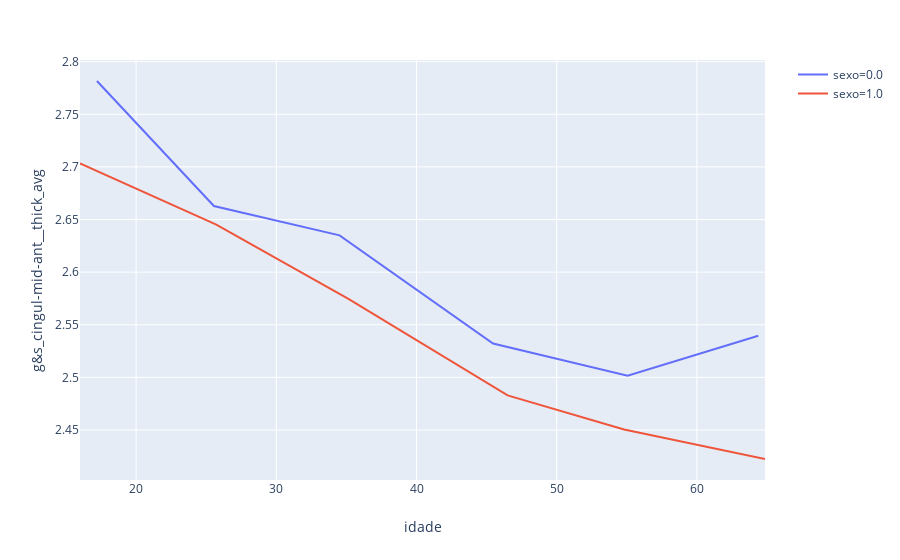

Notebook code cell kept with this figure:
### Code cell
import plotly.express as px
mask = df_mean['sexo']==1


px.line(df_mean,x='idade',y='g&s_cingul-mid-ant__thick_avg', color='sexo')

### Figure 1 — Plotly figure (JSON) as saved in the notebook; plotly's stock layout.template omitted (floating-point values rounded to 4 significant figures)
{"data": [{"hoverlabel": {"namelength": 0}, "hovertemplate": "sexo=0.0<br>idade=%{x}<br>g&s_cingul-mid-ant__thick_avg=%{y}", "legendgroup": "sexo=0.0", "line": {"color": "#636efa", "dash": "solid"}, "mode": "lines", "name": "sexo=0.0", "showlegend": true, "type": "scatter", "x": [17.21, 25.55, 34.51, 45.46, 55.06, 64.38], "xaxis": "x", "y": [2.782, 2.663, 2.635, 2.532, 2.502, 2.54], "yaxis": "y"}, {"hoverlabel": {"namelength": 0}, "hovertemplate": "sexo=1.0<br>idade=%{x}<br>g&s_cingul-mid-ant__thick_avg=%{y}", "legendgroup": "sexo=1.0", "line": {"color": "#EF553B", "dash": "solid"}, "mode": "lines", "name": "sexo=1.0", "showlegend": true, "type": "scatter", "x": [16, 25.72, 35.17, 46.5, 54.81, 64.86], "xaxis": "x", "y": [2.703, 2.645, 2.574, 2.483, 2.45, 2.422], "yaxis": "y"}], "layout": {"autosize": true, "legend": {"tracegroupgap": 0}, "margin": {"t": 60}, "xaxis": {"anchor": "y", "autorange": true, "domain": [0, 0.98], "range": [16, 64.86], "title": {"text": "idade"}, "type": "linear"}, "yaxis": {"anchor": "x", "autorange": true, "domain": [0, 1], "range": [2.402, 2.802], "title": {"text": "g&s_cingul-mid-ant__thick_avg"}, "type": "linear"}}}
